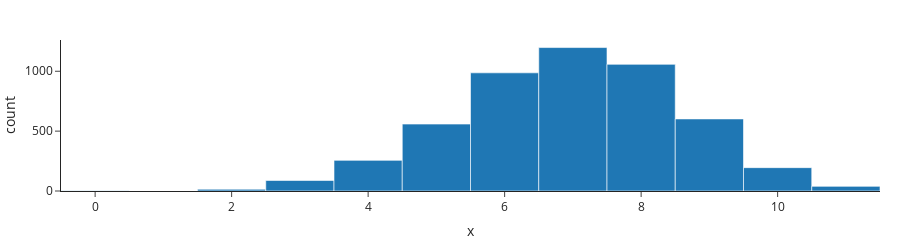

The notebook cell saved with this chart:
### Markdown cell above
Plot the number of bootstrap repetition each samples appear in

### Code cell
#index, counts = np.unique(bootstrap_samples, return_counts = True)
#size_dots = np.zeros(train_n)
#size_dots[index] = counts

size_dots_rows = np.zeros(train_n)
for row in range(bootstrap_samples.shape[0]):
  index = np.unique(bootstrap_samples[row,:])
  size_dots_rows[index] += 1
    
px.histogram(x=size_dots_rows, height = 200).show()

### Figure 1 — Plotly figure (JSON) as saved in the notebook; plotly's stock layout.template omitted (floating-point values rounded to 4 significant figures; data arrays with more than 128 entries replaced by an {"elided": "..."} marker saying what was removed)
{"data": [{"alignmentgroup": "True", "bingroup": "x", "hovertemplate": "x=%{x}<br>count=%{y}<extra></extra>", "legendgroup": "", "marker": {"color": "#1F77B4"}, "name": "", "offsetgroup": "", "orientation": "v", "showlegend": false, "type": "histogram", "x": {"elided": "5000 int values"}, "xaxis": "x", "yaxis": "y"}], "layout": {"barmode": "relative", "height": 200, "legend": {"tracegroupgap": 0}, "xaxis": {"anchor": "y", "domain": [0, 1], "title": {"text": "x"}}, "yaxis": {"anchor": "x", "domain": [0, 1], "title": {"text": "count"}}}}
